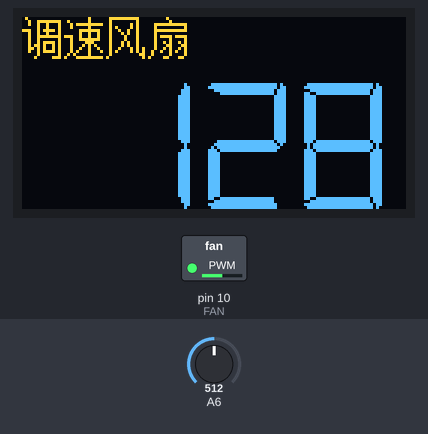
A sketch run on a simulated Arduino Uno, built with avr-gcc and run on an emulated ATmega328P. Parts: 128×64 one-colour display, switched loads named in the sketch (green lamp = pin HIGH). Inputs (shaded band) come from the test bench; at power-on: A6 = 512. The OLED is the two-colour kind (top 16 rows yellow).

Above: at 1.2 s.
1.3 s: A6 set to 716
At 2.2 s:
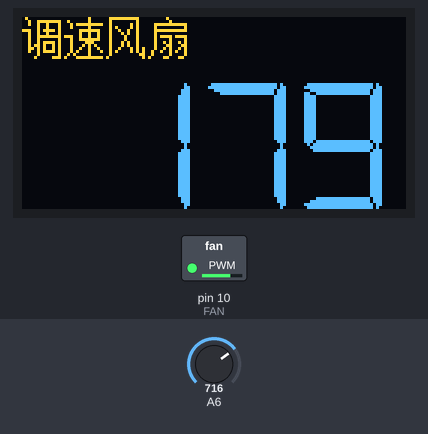
3.1 s: A6 set to 900
At 4.1 s:
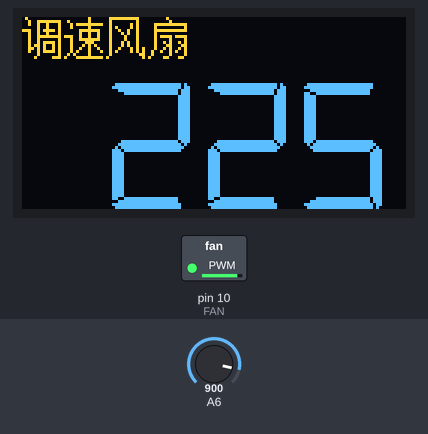
4.8 s: A6 set to 122
At 6.1 s:
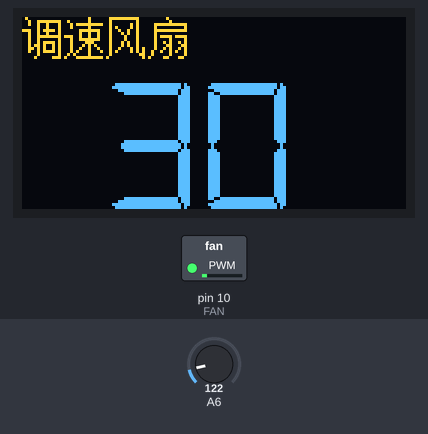
6.5 s: A6 set to 0
At 8.0 s:
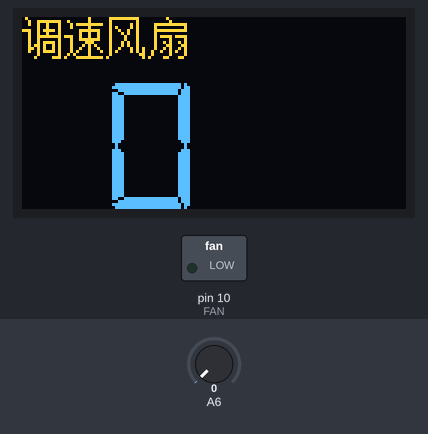
Timing chart, 0 to 9.1 s (numbered marks = the images above; inputs shaded):
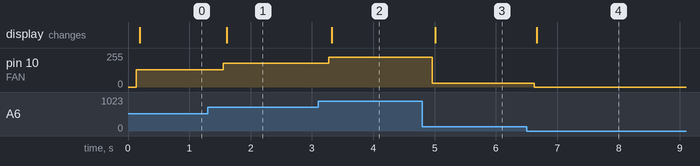

The sketch:

10FanSpeedControl.ino
```cpp
#include <Arduino.h>
#include <U8g2lib.h>
#ifdef U8X8_HAVE_HW_SPI
#include <SPI.h>
#endif
#ifdef U8X8_HAVE_HW_I2C
#include <Wire.h>
#endif
//选择1.3寸SH1106 OLED显示屏
U8G2_SH1106_128X64_NONAME_F_HW_I2C u8g2(U8G2_R0, /* reset=*/ U8X8_PIN_NONE);
const unsigned char cz2[] U8X8_PROGMEM = {
  /*--  调入了一幅图像：C:\Users\ADMIN\Desktop\调速风扇.bmp  --*/
  /*--  宽度x高度=56x16  --*/
  0x02, 0x00, 0x40, 0xE0, 0x7F, 0x00, 0x01, 0xE4, 0x9F, 0x40, 0x20, 0x40, 0x00, 0x02, 0x24, 0x11,
  0xFD, 0x27, 0x50, 0xF0, 0x7F, 0x20, 0x11, 0x41, 0xA0, 0x50, 0x10, 0x40, 0xA7, 0x17, 0xF8, 0x23,
  0x49, 0xF0, 0x7F, 0x24, 0x11, 0x48, 0x22, 0x4A, 0x10, 0x00, 0xE4, 0xDF, 0x49, 0x22, 0x44, 0xD0,
  0x7B, 0x24, 0x10, 0xF9, 0x23, 0x44, 0x10, 0x42, 0xA4, 0x17, 0xE1, 0x20, 0x4A, 0x90, 0x52, 0xB4,
  0x14, 0x51, 0x21, 0x4A, 0x10, 0x63, 0xAC, 0x14, 0x49, 0x22, 0x51, 0x91, 0x52, 0xA4, 0x17, 0x45,
  0xA4, 0x50, 0x49, 0x4A, 0x20, 0x90, 0x42, 0x20, 0x80, 0x09, 0x42, 0x10, 0x5C, 0xFC, 0x17, 0x00,
  0x85, 0x31, 0x00, 0x00, 0x00, 0x00, 0x00, 0x00, 0x00, 0x00, 0x00, 0x00, 0x00, 0x00, 0x00, 0x00,
};
int vai = 0;
int FAN = 10;//定义风扇控制引脚为IO号引脚（A6）
void setup() {
  u8g2.begin();//构造u8g2模式：初始化显示器，重置清屏，唤醒屏幕
  pinMode(FAN, OUTPUT);//设置风扇控制引脚为输出引脚
}
void loop() {
  int val;
  val = analogRead(6); //从A6(10号引脚)读取电位器的模拟值
  Serial.println(val, DEC); //通过串口监视器显示电位器读数
  delay(100);
  vai = val / 4;
  if (vai < 0)
    vai = 0;
  analogWrite(FAN, vai);//发送PWM占空比
  u8g2.clearBuffer();          // 清显示屏缓冲区
  u8g2.setFont(u8g2_font_7Segments_26x42_mn); // 设置字体
  u8g2.drawXBMP(0, 0, 56, 16, cz2);//绘制风扇调速控制图标
  u8g2.setCursor(30, 64);
  u8g2.print(vai);//显示占空比
  u8g2.sendBuffer();          //发送缓冲区数据到显示器，发送刷新消息
}
```

Measured:
- after the input at 1.3 s, pin 10 (FAN): 128/255 → 179/255 after 0.25 s; the display: changes after 0.31 s (image 1)
- after the input at 3.1 s, pin 10 (FAN): 179/255 → 225/255 after 0.17 s; the display: changes after 0.23 s (image 2)
- after the input at 4.8 s, pin 10 (FAN): 225/255 → 30/255 after 0.16 s; the display: changes after 0.21 s (image 3)
- after the input at 6.5 s, pin 10 (FAN): 30/255 → 0/255 after 0.12 s; the display: changes after 0.16 s (image 4)
